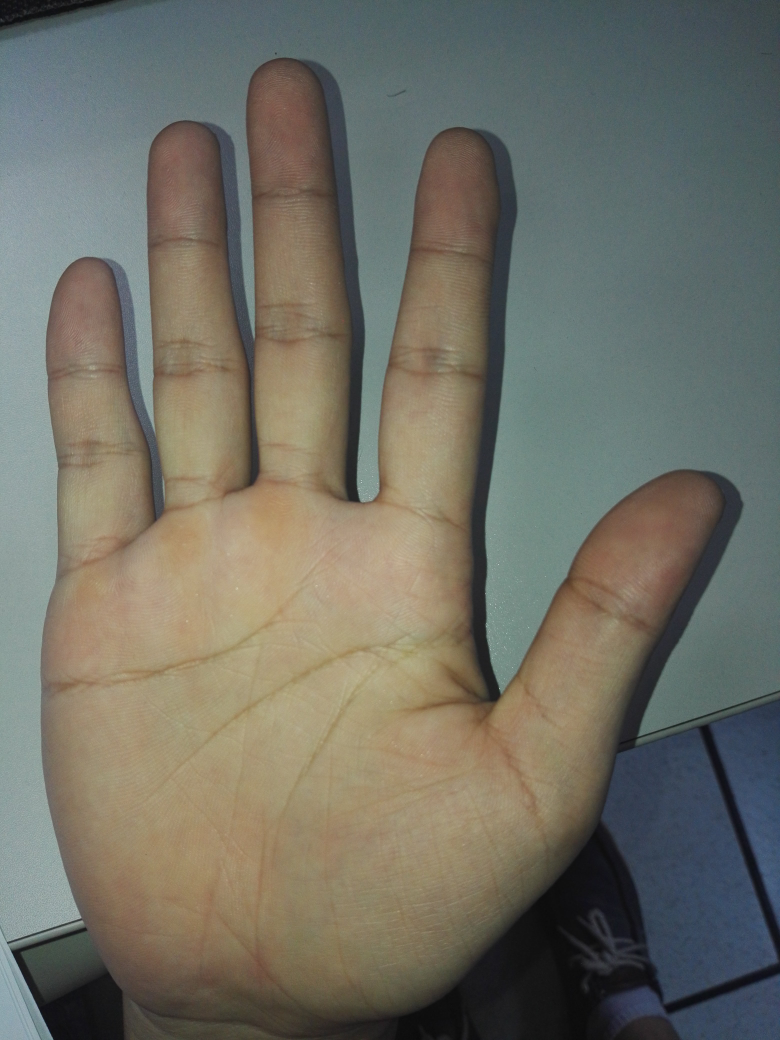
%> input picture image/rtest_81.jpg, 3120 x 4160 px (shown at 1/4 size)
$ octave colorSegment.m   (GNU Octave 9; MATLAB toolbox functions it lacks are replaced by stand-ins)
%> lines starting %> are read from the running program, lines starting %| are printed output that depends on the picture; in (x1, y1, x2, y2) boxes, pixels count from 0 and x2, y2 are one past the last pixel; in counts of white or black regions, pixels touching at a corner belong together; the program's own positions count from 1
I = imread('image/rtest_81.jpg'); % 载入图像
figure;
subplot(1, 3, 1); imshow(I); title('原图像', 'FontWeight', 'Bold');
I1 = rgb2hsv(I); % RGB转换到HSV空间
h = I1(:, :, 2); % S层
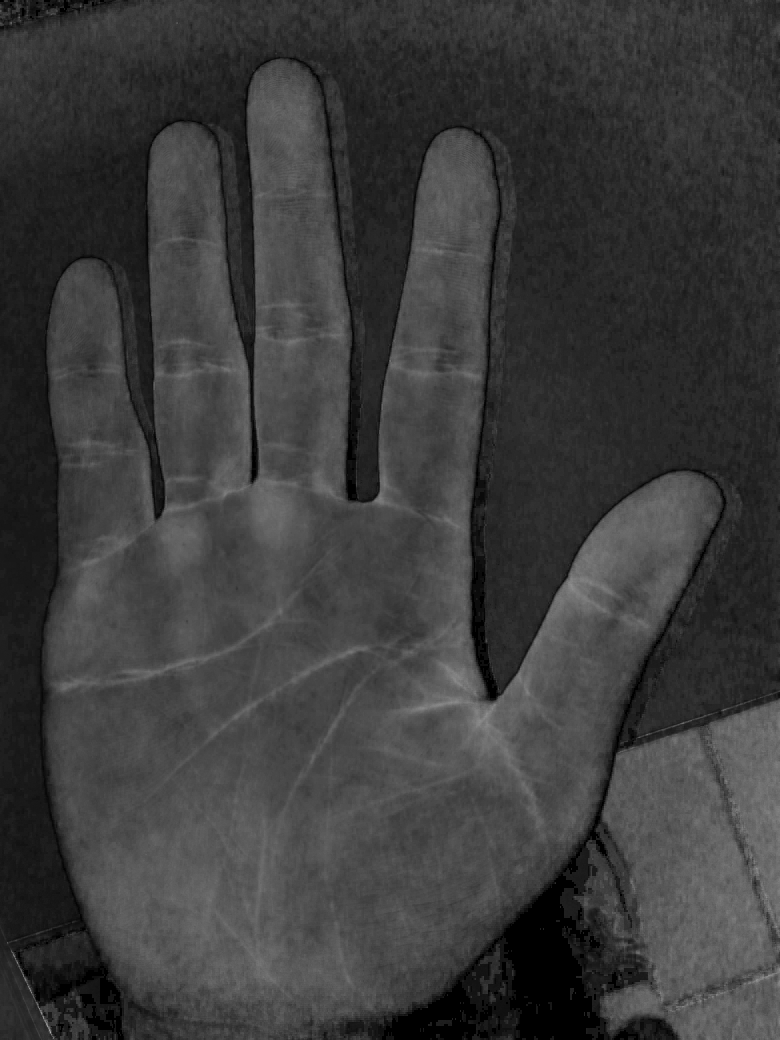
%> h: size 4160x3120 double (shown at 1/4 size); min 0, max 1, mean 0.237
bw = im2bw(h, graythresh(h)); % 二值化
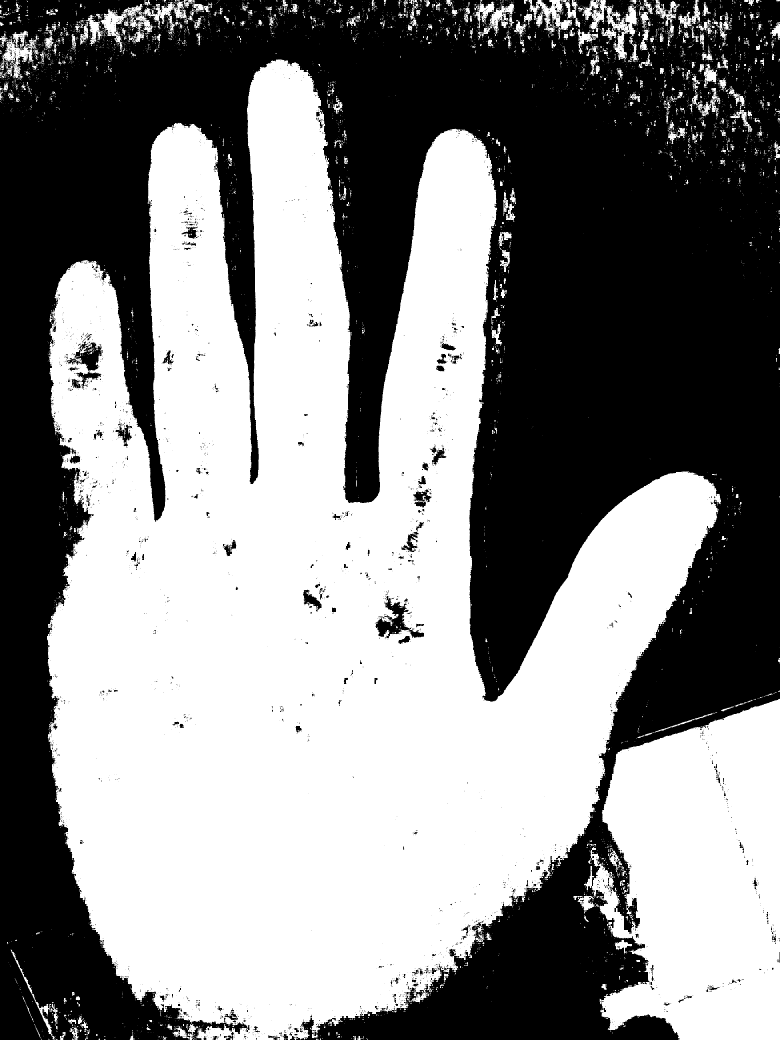
%> bw: size 4160x3120 logical (shown at 1/4 size); 52.8% white; 5708 black regions (5271 under 20 px), largest, box (x1, y1, x2, y2) and area: (0, 0, 3120, 4160) 6029771, (1499, 2384, 1696, 2553) 10633, (299, 1365, 406, 1555) 8677
bw = ~bw; % 取反
bw1 = imfill(bw, 'holes'); % 补洞
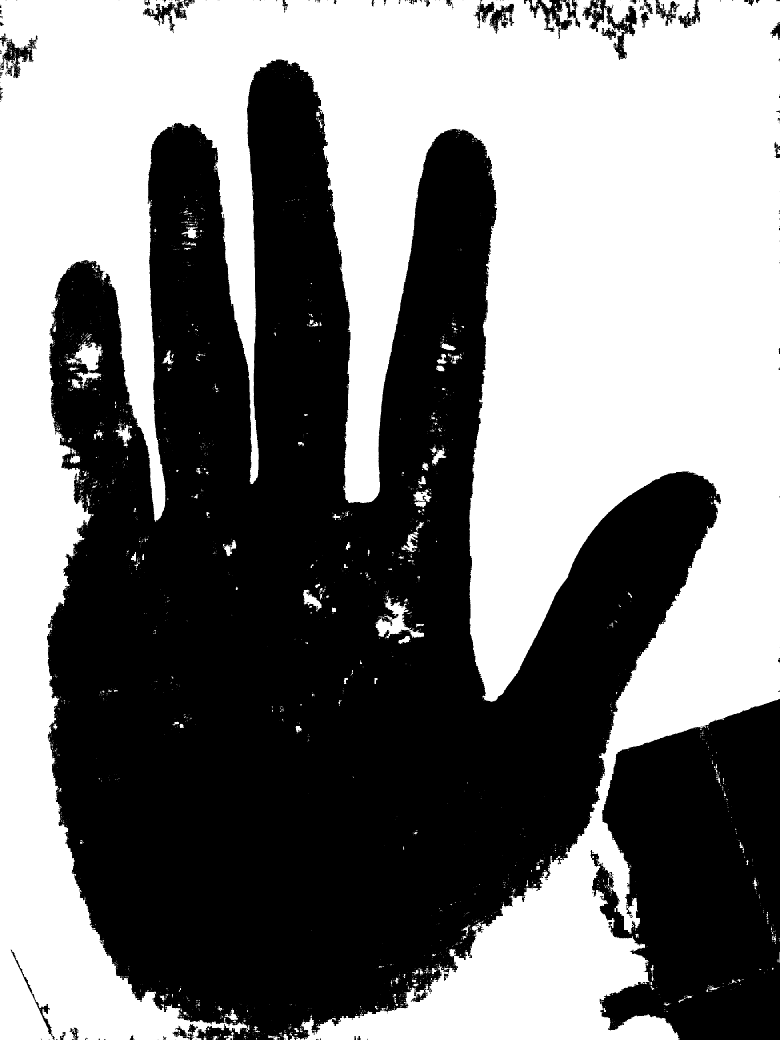
%> bw1: size 4160x3120 logical (shown at 1/4 size); 48.5% white; 4683 white regions (4279 under 20 px), largest, box (x1, y1, x2, y2) and area: (0, 0, 3120, 4160) 6196627, (1499, 2384, 1696, 2553) 10876, (299, 1365, 406, 1555) 9445
bw1 = imopen(bw1, strel('disk', 5)); % 图像开操作
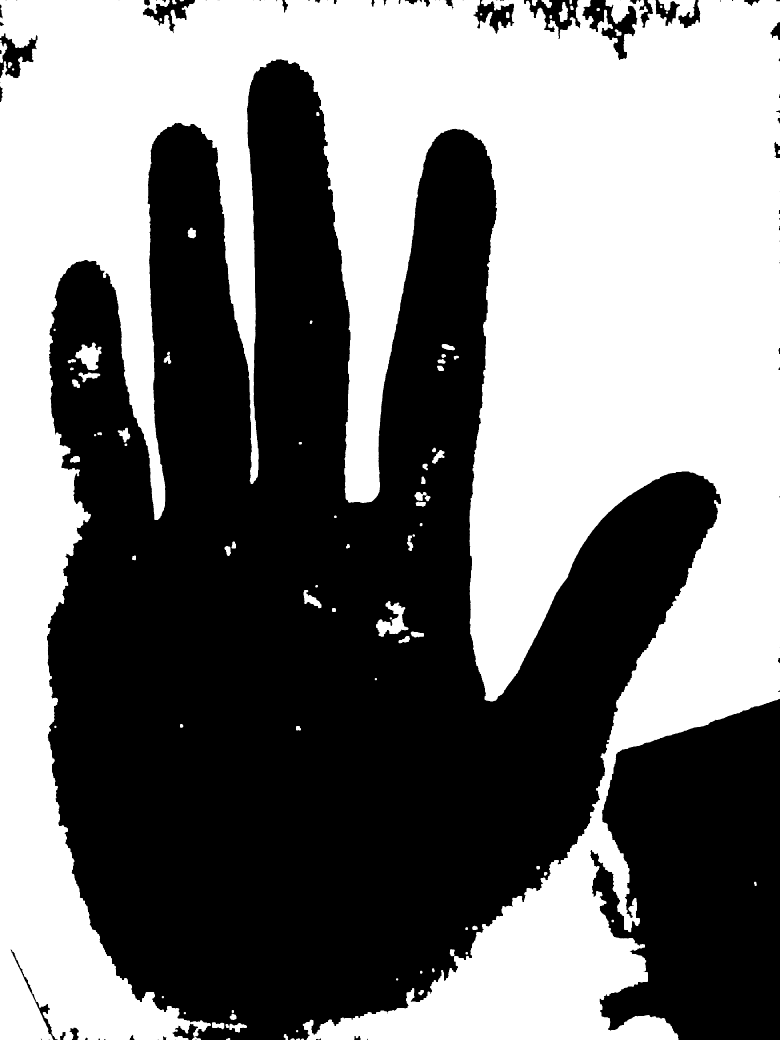
%> bw1: size 4160x3120 logical (shown at 1/4 size); 47.8% white; 95 white regions, largest, box (x1, y1, x2, y2) and area: (0, 0, 3120, 4160) 6151754, (1504, 2404, 1634, 2547) 8216, (301, 1370, 406, 1481) 6720
bw1 = bwareaopen(bw1, 2000); % 面积滤波
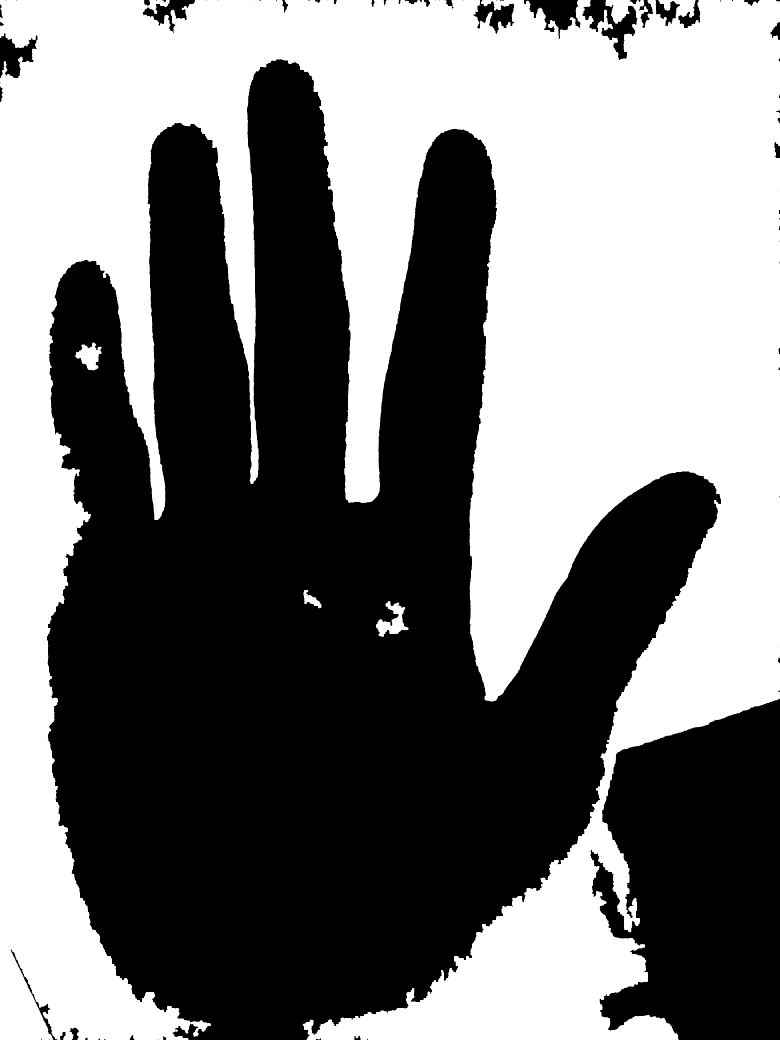
%> bw1: size 4160x3120 logical (shown at 1/4 size); 47.5% white; 4 white regions, box (x1, y1, x2, y2) and area: (0, 0, 3120, 4160) 6151754, (1504, 2404, 1634, 2547) 8216, (301, 1370, 406, 1481) 6720, (1214, 2360, 1286, 2433) 2311
subplot(1, 3, 2); imshow(bw1); title('二值图像', 'FontWeight', 'Bold');
bw2 = cat(3, bw1, bw1, bw1); % 构造模板
I2 = I .* uint8(bw2); % 点乘
subplot(1, 3, 3); imshow(I2); title('分割图像', 'FontWeight', 'Bold');
